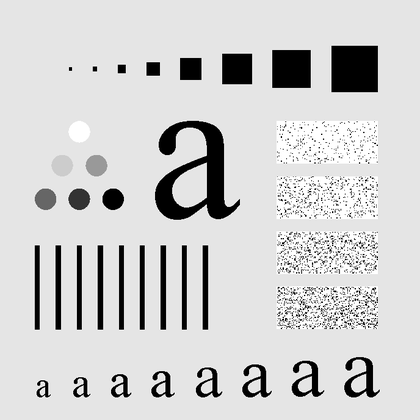
%> input picture image-processing/images/characters_test_pattern.tif, 420 x 420 px, shrunk from 688 x 688 before the run
$ octave Q8-LowpassFiltering.m   (GNU Octave 9; MATLAB toolbox functions it lacks are replaced by stand-ins)
%> lines starting %> are read from the running program, lines starting %| are printed output that depends on the picture
%(Lowpass Filtering)

%Clear variables and console
clear;
clc;

%Open image
c = imread('characters_test_pattern.tif');
%> c is the input picture: size 420x420 uint8; min 0, max 255, mean 207.2

%Get double values of image
cd = double(c);

%Size of image
[rows,columns] = size(cd);
%> rows = 420; columns = 420

%Gaussian kernel
%Kernel size
toSize = 4;
%Sigma
s = 1.76;
%9x9 kernel size : -4 -3 -2 -1 0 1 2 3 4
%To change location of the center of Gaussian function,
%assign a kernel as an array
[M,N]=meshgrid(-toSize:toSize,-toSize:toSize);
%%%%%%%%%%%%%%%%%%%%%%%%%%%%%%%%%%%%%%%%%%%%%%%%%%%%%%%%%%%%%%%%%%%%%%%%%%%
% %If want to change location of center of Gaussian function
% M=[-2 -1 0 1 2 3 4 5 6;
%    -2 -1 0 1 2 3 4 5 6;
%    -2 -1 0 1 2 3 4 5 6;
%    -2 -1 0 1 2 3 4 5 6;
%    -2 -1 0 1 2 3 4 5 6;
%    -2 -1 0 1 2 3 4 5 6;
%    -2 -1 0 1 2 3 4 5 6;
%    -2 -1 0 1 2 3 4 5 6;
%    -2 -1 0 1 2 3 4 5 6;
%    ];
% N=M;
%%%%%%%%%%%%%%%%%%%%%%%%%%%%%%%%%%%%%%%%%%%%%%%%%%%%%%%%%%%%%%%%%%%%%%%%%%%
%Applying Gaussian function
expo = -(M.^2 + N.^2)/(2*s*s);
kernel = exp(expo)/(2*pi*s*s);

%Output image
out = zeros(rows,columns);

%Add filter size to image to do not be oversize
cd = padarray(cd,[toSize toSize]);
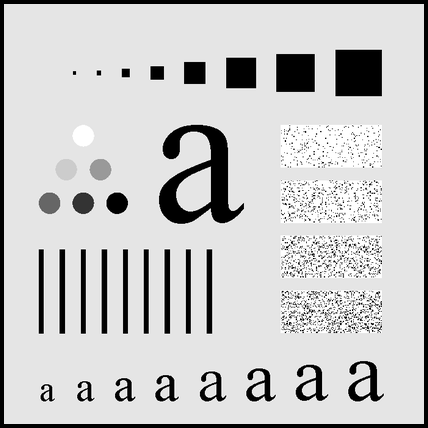
%> cd: size 428x428 double; min 0, max 255, mean 199.5

%Filter sizes to applying filter
filterSizeX = size(M,1);
filterSizeY = size(N,1);

%Applying filter pixel by pixel
for i=1:rows
    for j=1:columns
        filtered = cd(i:i+filterSizeX-1, j:j+filterSizeY-1).*kernel;
        out(i,j) = sum(filtered(:));
    end
end
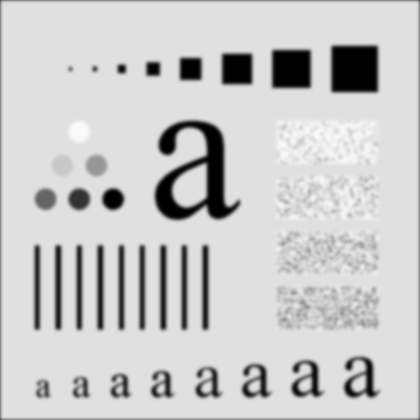
%> out: size 420x420 double; min 0, max 250.2, mean 201.8

figure();
%Show original image
subplot(1,2,1);imshow(c);title('Image');
%Show filtered image
out = uint8(out);
%> out: size 420x420 uint8
subplot(1,2,2);imshow(out);title('Lowpass Filtered Image');


%%%%%%%%%%%%%%%%%%%%%%%%%%%%%%%%%%%%%%%%%%%%%%%%%%%%%%%%%%%%%%%%%%%%%%%%%%%
%(5.2) duplicate results
figure(2);
subplot(3,2,1);imshow(c);

for i=1:5
    s = (6-i)*5;
	cutoff = ceil(3*s);
	h = fspecial('gaussian',2*cutoff+1,s);
	out = imfilter(c,h);
	figure(2);subplot(3,2,i+1);imshow(out);
end
%> this loop made 5 passes
%> pass 1, `out = imfilter(c,h);`:
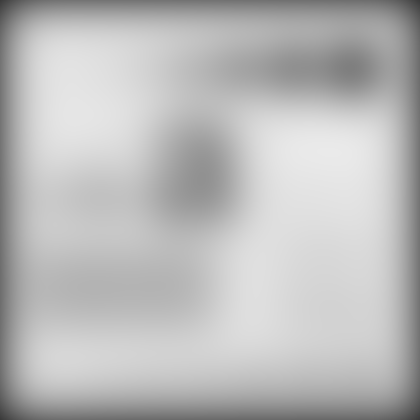
%> out: size 420x420 uint8; min 58, max 234, mean 186.5
%> pass 3, `out = imfilter(c,h);`:
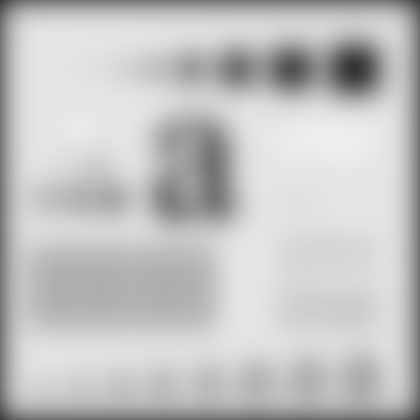
%> out: size 420x420 uint8; min 52, max 239, mean 194.5
%> after the loop:
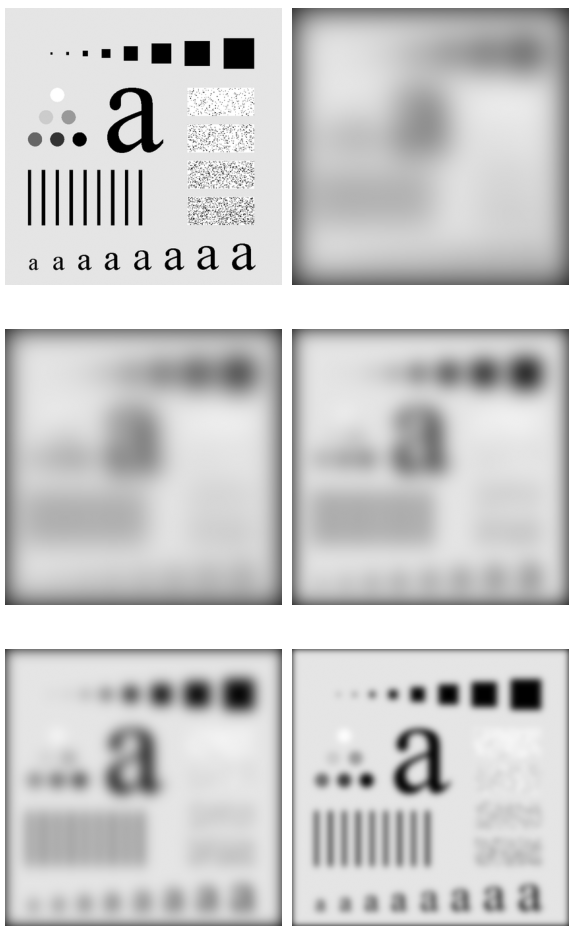
%> figure redrawn from the program's plot data, 6 panels
%%%%%%%%%%%%%%%%%%%%%%%%%%%%%%%%%%%%%%%%%%%%%%%%%%%%%%%%%%%%%%%%%%%%%%%%%%%
